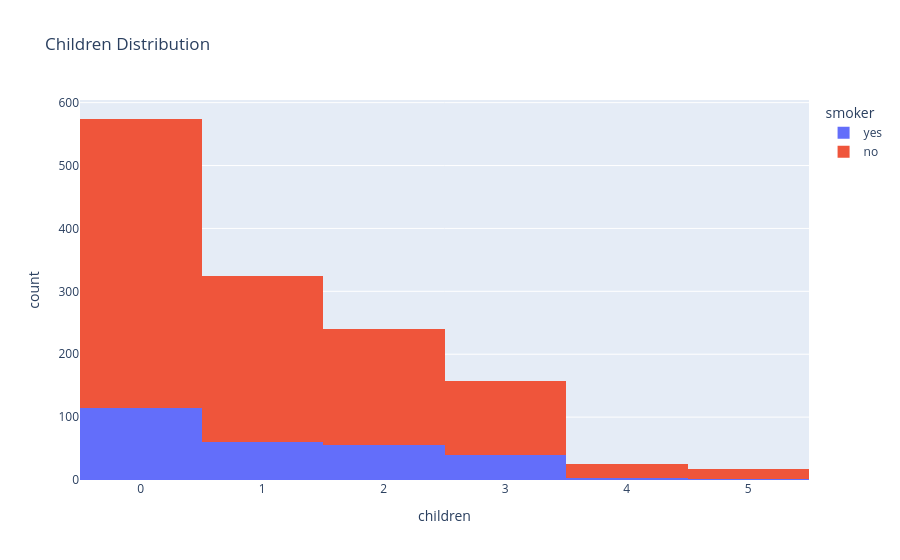

The cell this chart's notebook holds for it:
### Markdown cell above
#### Children Distribution

### Code cell
px.histogram(medical_df, x='children', title='Children Distribution', color='smoker')

### Figure 1 — Plotly figure (JSON) as saved in the notebook; plotly's stock layout.template omitted (floating-point values rounded to 4 significant figures; data arrays with more than 128 entries replaced by an {"elided": "..."} marker saying what was removed)
{"data": [{"bingroup": "x", "hovertemplate": "smoker=yes<br>children=%{x}<br>count=%{y}<extra></extra>", "legendgroup": "yes", "marker": {"color": "#636efa", "pattern": {"shape": ""}}, "name": "yes", "orientation": "v", "showlegend": true, "type": "histogram", "x": {"elided": "274 int values"}, "xaxis": "x", "yaxis": "y"}, {"bingroup": "x", "hovertemplate": "smoker=no<br>children=%{x}<br>count=%{y}<extra></extra>", "legendgroup": "no", "marker": {"color": "#EF553B", "pattern": {"shape": ""}}, "name": "no", "orientation": "v", "showlegend": true, "type": "histogram", "x": {"elided": "1064 int values"}, "xaxis": "x", "yaxis": "y"}], "layout": {"barmode": "relative", "legend": {"title": {"text": "smoker"}, "tracegroupgap": 0}, "title": {"text": "Children Distribution"}, "xaxis": {"anchor": "y", "domain": [0, 1], "title": {"text": "children"}}, "yaxis": {"anchor": "x", "domain": [0, 1], "title": {"text": "count"}}}}
